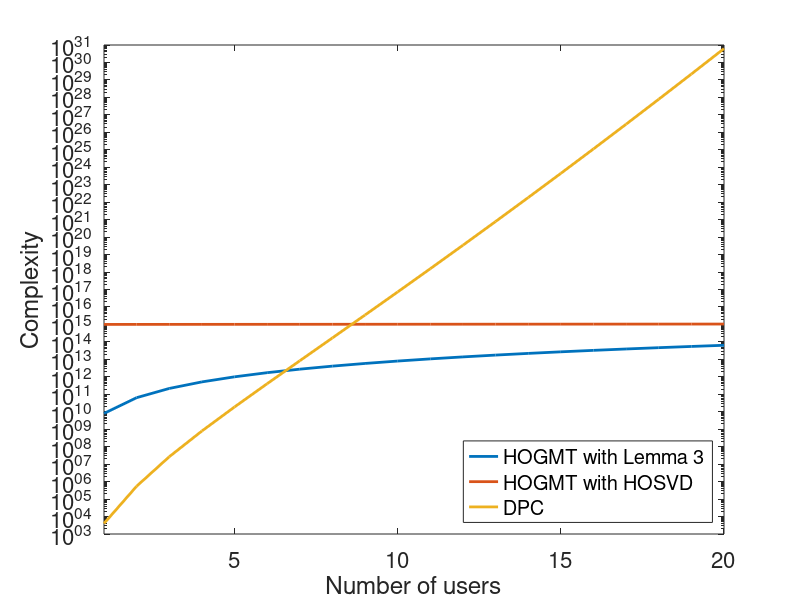

This figure's MATLAB source: (Note: this script raises an error after producing the figure.)
clear all;
close all;
%% complexity with users
Lu = [1:20];
Lt = [2000];

O1 = Lu.^3*Lt.^3;
O2 = ((Lu+Lt)/2).^5 + Lu.^2*Lt.^2;
O3 = Lt.*(Lu.^7 + Lu.^3).*factorial(Lu); 

f = figure;
semilogy(Lu, (O1),'LineWidth',2);
hold on;
semilogy(Lu, (O2),'LineWidth',2);
hold on;
semilogy(Lu, (O3),'LineWidth',2);
legend("HOGMT with Lemma 3", "HOGMT with HOSVD", "DPC",'location','southeast');
xlabel("Number of users");
ylabel("Complexity")
xlim([1,20]);
set(gca,'fontsize',16)
[h, wd, ht] = tightfig();
filename = 'complexity_1';
name1 = append(filename, '.fig');
name2 = append(filename, '.pdf');
saveas(f, name1);
exportgraphics(f, name2);
%% complexity with snapshots
Lu = [10];
Lt = [1:4000];

O1 = Lu.^3*Lt.^3;
O2 = ((Lu+Lt)/2).^5 + Lu.^2*Lt.^2;
O3 = Lt.*(Lu.^7 + Lu.^3).*factorial(Lu); 
f = figure;
semilogy(Lt, (O1),'LineWidth',2);
hold on;
semilogy(Lt, (O2),'LineWidth',2);
hold on;
semilogy(Lt, (O3),'LineWidth',2);
legend("HOGMT with Lemma 3", "HOGMT with HOSVD", "DPC",'location','southeast');
xlabel("Number of data symbols");
ylabel("Complexity");
xlim([1,4000]);
set(gca,'fontsize',16)
[h, wd, ht] = tightfig();
filename = 'complexity_2';
name1 = append(filename, '.fig');
name2 = append(filename, '.pdf');
saveas(f, name1);
exportgraphics(f, name2);